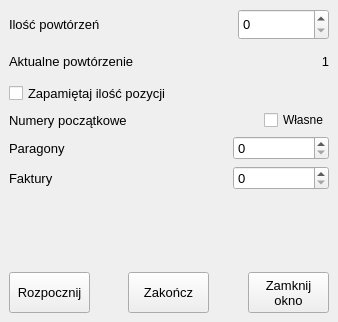
<?xml version="1.0" encoding="UTF-8"?>
<ui version="4.0">
 <class>TesterWindow</class>
 <widget class="QMainWindow" name="TesterWindow">
  <property name="geometry">
   <rect>
    <x>0</x>
    <y>0</y>
    <width>338</width>
    <height>322</height>
   </rect>
  </property>
  <property name="minimumSize">
   <size>
    <width>281</width>
    <height>141</height>
   </size>
  </property>
  <property name="maximumSize">
   <size>
    <width>99999</width>
    <height>99999</height>
   </size>
  </property>
  <property name="windowTitle">
   <string>MainWindow</string>
  </property>
  <widget class="QWidget" name="centralwidget">
   <layout class="QGridLayout" name="gridLayout">
    <item row="6" column="0" colspan="5">
     <layout class="QHBoxLayout" name="horizontalLayout_3">
      <item>
       <widget class="QLabel" name="labelTr">
        <property name="minimumSize">
         <size>
          <width>66</width>
          <height>0</height>
         </size>
        </property>
        <property name="maximumSize">
         <size>
          <width>66</width>
          <height>16777215</height>
         </size>
        </property>
        <property name="font">
         <font>
          <pointsize>10</pointsize>
         </font>
        </property>
        <property name="text">
         <string>Paragony</string>
        </property>
       </widget>
      </item>
      <item>
       <spacer name="horizontalSpacer_4">
        <property name="orientation">
         <enum>Qt::Horizontal</enum>
        </property>
        <property name="sizeHint" stdset="0">
         <size>
          <width>40</width>
          <height>20</height>
         </size>
        </property>
       </spacer>
      </item>
      <item>
       <widget class="QSpinBox" name="spinBoxTr">
        <property name="minimumSize">
         <size>
          <width>96</width>
          <height>0</height>
         </size>
        </property>
        <property name="maximumSize">
         <size>
          <width>96</width>
          <height>16777215</height>
         </size>
        </property>
        <property name="font">
         <font>
          <pointsize>10</pointsize>
         </font>
        </property>
       </widget>
      </item>
     </layout>
    </item>
    <item row="9" column="1">
     <spacer name="horizontalSpacer_2">
      <property name="orientation">
       <enum>Qt::Horizontal</enum>
      </property>
      <property name="sizeHint" stdset="0">
       <size>
        <width>40</width>
        <height>20</height>
       </size>
      </property>
     </spacer>
    </item>
    <item row="7" column="0" colspan="5">
     <layout class="QHBoxLayout" name="horizontalLayout_4">
      <item>
       <widget class="QLabel" name="labelFv">
        <property name="minimumSize">
         <size>
          <width>66</width>
          <height>0</height>
         </size>
        </property>
        <property name="maximumSize">
         <size>
          <width>66</width>
          <height>16777215</height>
         </size>
        </property>
        <property name="font">
         <font>
          <pointsize>10</pointsize>
         </font>
        </property>
        <property name="text">
         <string>Faktury</string>
        </property>
       </widget>
      </item>
      <item>
       <spacer name="horizontalSpacer_5">
        <property name="orientation">
         <enum>Qt::Horizontal</enum>
        </property>
        <property name="sizeHint" stdset="0">
         <size>
          <width>40</width>
          <height>20</height>
         </size>
        </property>
       </spacer>
      </item>
      <item>
       <widget class="QSpinBox" name="spinBoxFv">
        <property name="minimumSize">
         <size>
          <width>96</width>
          <height>0</height>
         </size>
        </property>
        <property name="maximumSize">
         <size>
          <width>96</width>
          <height>16777215</height>
         </size>
        </property>
        <property name="font">
         <font>
          <pointsize>10</pointsize>
         </font>
        </property>
       </widget>
      </item>
     </layout>
    </item>
    <item row="1" column="0" colspan="5">
     <layout class="QHBoxLayout" name="horizontalLayout_2">
      <item>
       <widget class="QLabel" name="labelCurrentRepeatInfo">
        <property name="minimumSize">
         <size>
          <width>0</width>
          <height>31</height>
         </size>
        </property>
        <property name="maximumSize">
         <size>
          <width>16777215</width>
          <height>31</height>
         </size>
        </property>
        <property name="font">
         <font>
          <pointsize>10</pointsize>
         </font>
        </property>
        <property name="text">
         <string>Aktualne powtórzenie</string>
        </property>
       </widget>
      </item>
      <item>
       <widget class="QLabel" name="labelCurrentRepeat">
        <property name="minimumSize">
         <size>
          <width>0</width>
          <height>31</height>
         </size>
        </property>
        <property name="maximumSize">
         <size>
          <width>16777215</width>
          <height>31</height>
         </size>
        </property>
        <property name="font">
         <font>
          <pointsize>10</pointsize>
         </font>
        </property>
        <property name="text">
         <string>1</string>
        </property>
        <property name="alignment">
         <set>Qt::AlignRight|Qt::AlignTrailing|Qt::AlignVCenter</set>
        </property>
       </widget>
      </item>
     </layout>
    </item>
    <item row="9" column="0">
     <widget class="QPushButton" name="pushButtonStart">
      <property name="minimumSize">
       <size>
        <width>81</width>
        <height>41</height>
       </size>
      </property>
      <property name="maximumSize">
       <size>
        <width>81</width>
        <height>41</height>
       </size>
      </property>
      <property name="font">
       <font>
        <pointsize>10</pointsize>
       </font>
      </property>
      <property name="text">
       <string>Rozpocznij</string>
      </property>
     </widget>
    </item>
    <item row="9" column="2">
     <widget class="QPushButton" name="pushButtonStop">
      <property name="minimumSize">
       <size>
        <width>81</width>
        <height>41</height>
       </size>
      </property>
      <property name="maximumSize">
       <size>
        <width>81</width>
        <height>41</height>
       </size>
      </property>
      <property name="font">
       <font>
        <pointsize>10</pointsize>
       </font>
      </property>
      <property name="text">
       <string>Zakończ</string>
      </property>
     </widget>
    </item>
    <item row="9" column="3">
     <spacer name="horizontalSpacer_3">
      <property name="orientation">
       <enum>Qt::Horizontal</enum>
      </property>
      <property name="sizeHint" stdset="0">
       <size>
        <width>40</width>
        <height>20</height>
       </size>
      </property>
     </spacer>
    </item>
    <item row="2" column="0" colspan="5">
     <widget class="QCheckBox" name="checkBoxRememberNumbers">
      <property name="font">
       <font>
        <pointsize>10</pointsize>
       </font>
      </property>
      <property name="toolTip">
       <string>&lt;html&gt;&lt;head/&gt;&lt;body&gt;&lt;p&gt;&lt;span style=&quot; font-size:12pt;&quot;&gt;Gdy test zostanie zakończony nazwy (numery) pozycji sprzedaży zostaną ustawione na 0. Zaznaczenie tej opcji sprawi, że program zapamięta na którym numerze został zakończony test.&lt;/span&gt;&lt;/p&gt;&lt;/body&gt;&lt;/html&gt;</string>
      </property>
      <property name="whatsThis">
       <string>&lt;html&gt;&lt;head/&gt;&lt;body&gt;&lt;p&gt;&lt;span style=&quot; font-size:12pt;&quot;&gt;Gdy test zostanie zakończony nazwy (numery) pozycji sprzedaży zostaną ustawione na 0. Zaznaczenie tej opcji sprawi, że program zapamięta na którym numerze został zakończony test.&lt;/span&gt;&lt;/p&gt;&lt;/body&gt;&lt;/html&gt;</string>
      </property>
      <property name="text">
       <string>Zapamiętaj ilość pozycji</string>
      </property>
     </widget>
    </item>
    <item row="0" column="0" colspan="5">
     <layout class="QHBoxLayout" name="horizontalLayout">
      <item>
       <widget class="QLabel" name="label_1">
        <property name="minimumSize">
         <size>
          <width>0</width>
          <height>31</height>
         </size>
        </property>
        <property name="maximumSize">
         <size>
          <width>16777215</width>
          <height>31</height>
         </size>
        </property>
        <property name="font">
         <font>
          <pointsize>10</pointsize>
         </font>
        </property>
        <property name="text">
         <string>Ilość powtórzeń</string>
        </property>
       </widget>
      </item>
      <item>
       <spacer name="horizontalSpacer">
        <property name="orientation">
         <enum>Qt::Horizontal</enum>
        </property>
        <property name="sizeHint" stdset="0">
         <size>
          <width>40</width>
          <height>20</height>
         </size>
        </property>
       </spacer>
      </item>
      <item>
       <widget class="QSpinBox" name="spinBoxRepeat">
        <property name="minimumSize">
         <size>
          <width>91</width>
          <height>31</height>
         </size>
        </property>
        <property name="maximumSize">
         <size>
          <width>91</width>
          <height>31</height>
         </size>
        </property>
        <property name="font">
         <font>
          <pointsize>10</pointsize>
         </font>
        </property>
       </widget>
      </item>
     </layout>
    </item>
    <item row="9" column="4">
     <widget class="QPushButton" name="pushButtonClose">
      <property name="minimumSize">
       <size>
        <width>81</width>
        <height>41</height>
       </size>
      </property>
      <property name="maximumSize">
       <size>
        <width>81</width>
        <height>41</height>
       </size>
      </property>
      <property name="font">
       <font>
        <pointsize>10</pointsize>
       </font>
      </property>
      <property name="text">
       <string>Zamknij
okno</string>
      </property>
     </widget>
    </item>
    <item row="8" column="0" colspan="5">
     <spacer name="verticalSpacer">
      <property name="orientation">
       <enum>Qt::Vertical</enum>
      </property>
      <property name="sizeHint" stdset="0">
       <size>
        <width>20</width>
        <height>40</height>
       </size>
      </property>
     </spacer>
    </item>
    <item row="4" column="0" colspan="5">
     <layout class="QHBoxLayout" name="horizontalLayout_5">
      <item>
       <widget class="QLabel" name="labelStartNumbers">
        <property name="font">
         <font>
          <pointsize>10</pointsize>
         </font>
        </property>
        <property name="text">
         <string>Numery początkowe</string>
        </property>
       </widget>
      </item>
      <item>
       <spacer name="horizontalSpacer_6">
        <property name="orientation">
         <enum>Qt::Horizontal</enum>
        </property>
        <property name="sizeHint" stdset="0">
         <size>
          <width>40</width>
          <height>20</height>
         </size>
        </property>
       </spacer>
      </item>
      <item>
       <widget class="QCheckBox" name="checkBoxOther">
        <property name="text">
         <string>Własne</string>
        </property>
       </widget>
      </item>
     </layout>
    </item>
   </layout>
  </widget>
 </widget>
 <resources/>
 <connections/>
</ui>
